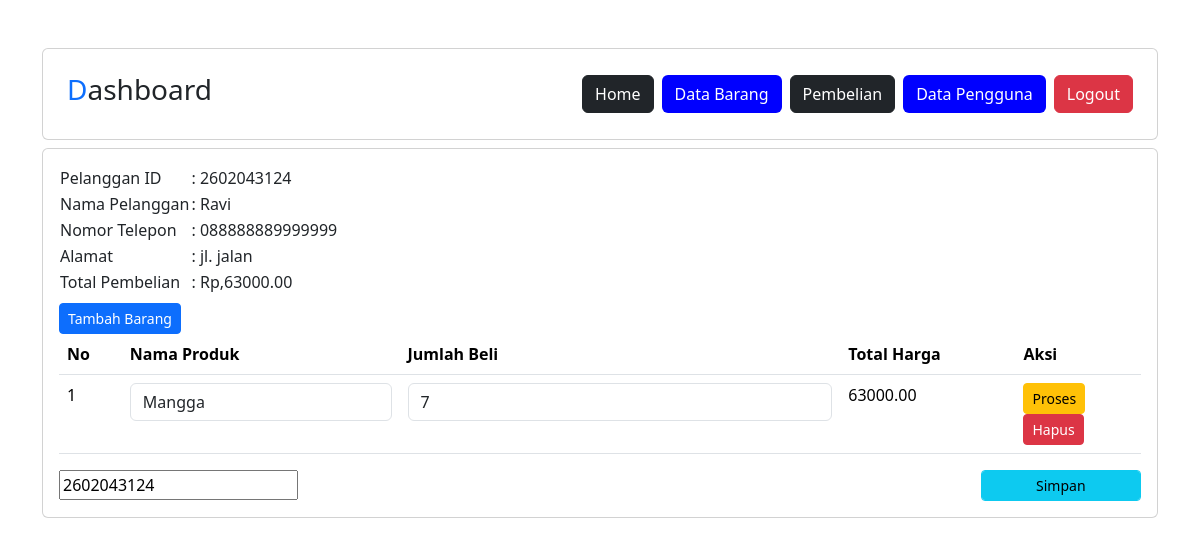
Page /administrator/detail_pembelian.php?pelanggan_id=2602043124 (signed in) on the committed database.
### tables this page shows
CREATE TABLE `penjualan` (
  `penjualan_id` int(11) NOT NULL,
  `tanggal_penjualan` date NOT NULL,
  `total_harga` decimal(10,2) NOT NULL,
  `pelanggan_id` int(11) UNSIGNED NOT NULL
);

CREATE TABLE `pelanggan` (
  `pelanggan_id` int(11) UNSIGNED NOT NULL,
  `nama_pelanggan` varchar(255) NOT NULL,
  `alamat` text NOT NULL,
  `nomor_telepon` varchar(15) NOT NULL
);

CREATE TABLE `detail_penjualan` (
  `detail_id` int(11) NOT NULL,
  `penjualan_id` int(11) NOT NULL,
  `produk_id` int(11) DEFAULT NULL,
  `jumlah_produk` int(11) NOT NULL,
  `sub_total` decimal(10,2) NOT NULL
);

CREATE TABLE `produk` (
  `produk_id` int(11) NOT NULL,
  `nama_produk` varchar(255) NOT NULL,
  `harga` decimal(10,2) NOT NULL,
  `stok` int(11) NOT NULL
);

### administrator/detail_pembelian.php (the view, shortened to what this page needs)
<?php
include "header.php";
include "navbar.php";
include "../koneksi.php";
?>
<div class="card mt-2">
    <div class="card-body">
        <?php
        $pelanggan_id=$_GET['pelanggan_id'];
        $data=mysqli_query($conn, "SELECT*FROM pelanggan INNER JOIN penjualan ON pelanggan.pelanggan_id=penjualan.pelanggan_id");
        while($d =mysqli_fetch_assoc($data)): ?>
            <?php if($d['pelanggan_id'] == $pelanggan_id) : ?>
                <table>
                    <tr>
                        <td>Pelanggan ID</td>
                        <td>: <?= $d['pelanggan_id'] ?></td>
                    </tr>
                    <tr>
                        <td>Nama Pelanggan</td>
                        <td>: <?= $d['nama_pelanggan'] ?></td>
                    </tr>
                    <tr>
                        <td>Nomor Telepon</td>
                        <td>: <?= $d['nomor_telepon'] ?></td>
                    </tr>
                    <tr>
                        <td>Alamat</td>
                        <td>: <?= $d['alamat'] ?></td>
                    </tr>
                    <tr>
                        <td>Total Pembelian</td>
                        <td>: Rp,<?= $d['total_harga'] ?></td>
                    </tr>
                </table>
                <form action="tambah_detail_penjualan.php" method="POST">
                    <button type="submit" class="btn btn-primary btn-sm mt-2">
                        Tambah Barang
                    </button>
                </form>
                <table class="table">
                    <thead>
                        <tr>
                            <th>No</th>
                            <th>Nama Produk</th>
                            <th>Jumlah Beli</th>
                            <th>Total Harga</th>
                            <th>Aksi</th>
                        </tr>
                    </thead>
                    <tbody>
                        <?php
                        $nos=1;
                        $detail_penjualan=mysqli_query($conn, "SELECT * FROM detail_penjualan");
                        while($d_detail_penjualan = mysqli_fetch_assoc($detail_penjualan)):?>
                            <?php if($d_detail_penjualan['penjualan_id'] == $d['penjualan_id']): ?>
                                <tr>
                                    <td><?= $nos++ ?></td>
                                    <td>
                                        <form action="simpan_barang_beli.php" method="POST">
                                            <div class="form-group">
                                                <select name="produk_id" class="form-control" onchange="this.form.submit()">
                                                    <?php
                                                    $produk = mysqli_query($conn, "SELECT*FROM produk");
                                                    while($d_produk = mysqli_fetch_assoc($produk)):?>
                                                        <option value="<?= $d_produk['produk_id'] ?>" <?php if($d_produk['produk_id'] == $d_detail_penjualan['produk_id']) {echo "selected";} ?>><?= $d_produk['nama_produk'] ?></option>
                                                    <?php endwhile; ?>
                                                </select>
                                            </div>
                                        </form>
                                    </td>
                                    <td>
                                        <form action="hitung_subtotal.php" method="POST">
                                            <div class="form-group">
                                                <input type="number" name="jumlah_produk" value="<?= $d_detail_penjualan['jumlah_produk'] ?>" class="form-control">
                                            </div>
                                    </td>
                                    <td><?= $d_detail_penjualan['sub_total'] ?></td>
                                    <td>
                                        <button type="submit" class='btn btn-warning btn-sm'>Proses</button>
                                    <form action="hapus_detail_pembelian.php" method="POST">
                                        <button type="submit" class="btn btn-danger btn-sm">Hapus</button>
                                    </form>
                                    </td>
                                </tr>
                            <?php endif; ?>
                        <?php endwhile; ?>
                    </tbody>
                </table>
                <form action="simpan_total_harga.php" method="POST">
                    <div class="row">
                        <div class="col-sm-10">
                            <div class="form-group">
                                <input type="safcsidden" name="pelanggan_id" value="<?= $d['pelanggan_id'] ?>">
                            </div>
                        </div>
                        <div class="col-sm-2">
                            <div class="form-group">
                                <button type="submit" class="btn btn-info btn-sm form-control">Simpan</button>
                            </div>
                        </div>
                    </div>
                </form>
            <?php endif; ?>
        <?php endwhile; ?>
    </div>
</div>

### rows in the picture
penjualan: pelanggan "2602043124", pelanggan.nama_pelanggan "Ravi", pelanggan.nomor_telepon "088888889999999", pelanggan.alamat "jl. jalan", total_harga "63000.00", pelanggan_id "2602043124"
detail_penjualan: produk_id "Mangga", jumlah_produk "7", sub_total "63000.00"
